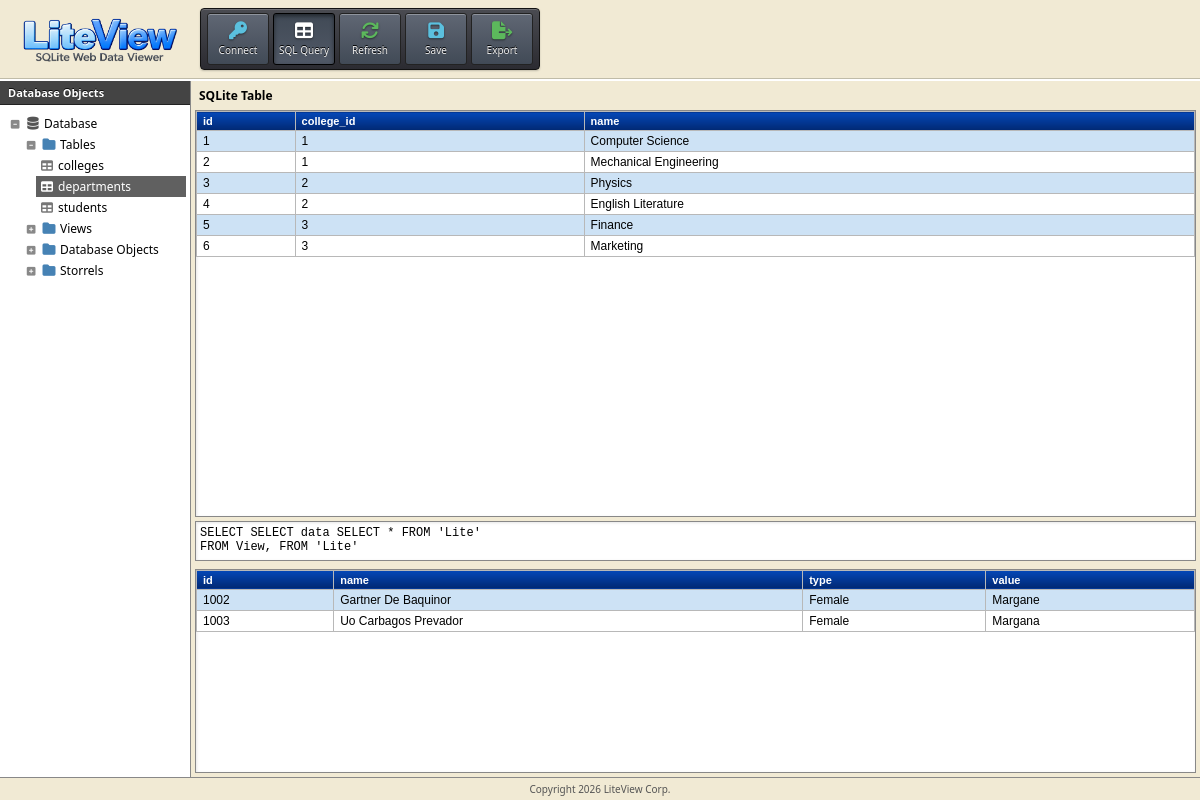
Page /index.php/view/departments on the committed database.
### tables this page shows
CREATE TABLE departments (
    id INTEGER PRIMARY KEY AUTOINCREMENT,
    college_id INTEGER NOT NULL,
    name TEXT NOT NULL,
    FOREIGN KEY (college_id) REFERENCES colleges(id) ON DELETE CASCADE
);

### src/view/generic_table.php (called while the page is built)
<?php require __DIR__ . '/layout.php'; ?>

### src/Controllers/TableViewerController.php (called while the page is built, shortened)
<?php
class TableViewerController {
    public function showTable($tableName) {
        require_once __DIR__ . '/../Database.php';
        $stmtTables = $db->query("SELECT name FROM sqlite_master WHERE type='table' AND name NOT LIKE 'sqlite_%' ORDER BY name;");
        $tablesList = $stmtTables->fetchAll(PDO::FETCH_ASSOC);
        $stmt = $db->query("SELECT * FROM $tableName");
        $results = $stmt->fetchAll(PDO::FETCH_ASSOC);
        require __DIR__ . '/../view/generic_table.php';
    }
}

### src/view/layout.php (the view, shortened to what this page needs)
<?php
$currentTable = $tableName ?? null;
?>
<!DOCTYPE html>
<html lang="en">
<head>
    <link rel="stylesheet" href="https://cdnjs.cloudflare.com/ajax/libs/font-awesome/6.4.0/css/all.min.css">
</head>
<body>
    <div class="mac-window">
        <div class="toolbar-area">
            <div class="logo-container">
                <?php $basePath = rtrim(dirname($_SERVER['SCRIPT_NAME']), '/\\'); ?>
                <img src="<?php echo htmlspecialchars($basePath); ?>/assets/logo.png" alt="LiteView Logo">
            </div>
            <div class="toolbar">
                <div class="toolbar-btn">
                    <i class="fa-solid fa-key"></i>
                    Connect
                </div>
                <div class="toolbar-btn active">
                    <i class="fa-solid fa-table"></i>
                    SQL Query
                </div>
                <div class="toolbar-btn" id="refresh-btn">
                    <i class="fa-solid fa-sync"></i>
                    Refresh
                </div>
                <div class="toolbar-btn">
                    <i class="fa-solid fa-save"></i>
                    Save
                </div>
                <div class="toolbar-btn">
                    <i class="fa-solid fa-file-export"></i>
                    Export
                </div>
            </div>
        </div>
        <div class="main-content">
            <div class="sidebar">
                <div class="panel-header">Database Objects</div>
                <div class="sidebar-tree">
                    <div class="tree-parent" onclick="toggleTree(this)">
                        <div class="tree-node"><i class="toggle-icon fa-solid fa-minus-square" style="color:#888; font-size:10px;"></i> <i class="fa-solid fa-database"></i> Database</div>
                    </div>
                    <div class="tree-children">
                        <div class="tree-parent" onclick="toggleTree(this)">
                            <div class="tree-node tree-indent"><i class="toggle-icon fa-solid fa-minus-square" style="color:#888; font-size:10px;"></i> <i class="fa-solid fa-folder"></i> Tables</div>
                        </div>
                        <div class="tree-children">
                            <?php if (isset($tablesList)): ?>
                                <?php foreach ($tablesList as $table): ?>
                                    <a href="<?php echo htmlspecialchars($_SERVER['SCRIPT_NAME']); ?>/view/<?php echo urlencode($table['name']); ?>">
                                        <div class="tree-node tree-indent-2 <?php echo ($currentTable === $table['name']) ? 'selected' : ''; ?>">
                                            <i class="fa-solid fa-table"></i> <?php echo htmlspecialchars($table['name']); ?>
                                        </div>
                                    </a>
                                <?php endforeach; ?>
                            <?php endif; ?>
                        </div>
                        <div class="tree-parent" onclick="toggleTree(this)">
                            <div class="tree-node tree-indent"><i class="toggle-icon fa-solid fa-plus-square" style="color:#888; font-size:10px;"></i> <i class="fa-solid fa-folder"></i> Views</div>
                        </div>
                        <div class="tree-parent" onclick="toggleTree(this)">
                            <div class="tree-node tree-indent"><i class="toggle-icon fa-solid fa-plus-square" style="color:#888; font-size:10px;"></i> <i class="fa-solid fa-folder"></i> Database Objects</div>
                        </div>
                        <div class="tree-parent" onclick="toggleTree(this)">
                            <div class="tree-node tree-indent"><i class="toggle-icon fa-solid fa-plus-square" style="color:#888; font-size:10px;"></i> <i class="fa-solid fa-folder"></i> Storrels</div>
                        </div>
                    </div>
                </div>
            </div>
            <div class="content-area">
                <div class="content-header">SQLite Table</div>
                <div class="table-wrapper">
                    <table class="data-table">
                        <thead>
                            <tr>
                                <?php if (isset($results) && !empty($results)): ?>
                                    <?php foreach (array_keys($results[0]) as $columnName): ?>
                                        <th><?php echo htmlspecialchars($columnName); ?></th>
                                    <?php endforeach; ?>
                                <?php endif; ?>
                            </tr>
                        </thead>
                        <tbody>
                            <?php if (isset($results) && !empty($results)): ?>
                                <?php foreach ($results as $row): ?>
                                    <tr>
                                        <?php foreach ($row as $data): ?>
                                            <td><?php echo htmlspecialchars($data); ?></td>
                                        <?php endforeach; ?>
                                    </tr>
                                <?php endforeach; ?>
                            <?php endif; ?>
                        </tbody>
                    </table>
                </div>
                <div class="query-editor-wrapper">
                    <textarea class="query-editor">SELECT SELECT data SELECT * FROM 'Lite'
FROM View, FROM 'Lite'</textarea>
                </div>
                <div class="query-results-wrapper">
                    <table class="data-table">
                        <thead>
                            <tr>
                                <th>id</th>
                                <th>name</th>
                                <th>type</th>
                                <th>value</th>
                            </tr>
                        </thead>
                        <tbody>
                            <tr>
                                <td>1002</td>
                                <td>Gartner De Baquinor</td>
                                <td>Female</td>
                                <td>Margane</td>
                            </tr>
                            <tr>
                                <td>1003</td>
                                <td>Uo Carbagos Prevador</td>
                                <td>Female</td>
                                <td>Margana</td>
                            </tr>
                        </tbody>
                    </table>
                </div>
            </div>
        </div>
        <div class="footer">
            Copyright 2026 LiteView Corp.
        </div>
    </div>
</body>
</html>

### public/index.php
<?php
$url = $_SERVER['PATH_INFO'] ?? '/';
$urlPieces = explode('/', trim($url, '/'));
if (isset($urlPieces[0]) && $urlPieces[0] === 'view' && isset($urlPieces[1])) {
    $tableName = $urlPieces[1];
    require __DIR__ . '/../src/Controllers/TableViewerController.php';
    $controller = new TableViewerController();
    $controller->showTable($tableName);
} elseif ($url === '/') {
    require __DIR__ . '/../src/Controllers/HomeController.php';
    $controller = new HomeController();
    $controller->index();
} else {
    http_response_code(404);
    echo "404 - Page not found";
}

### rows in the picture
departments: data "1", name "Computer Science"
departments: id "2", college "1", name "Mechanical Engineering"
departments: id "3", college "2", name "Physics"
departments: id "4", college "2", name "English Literature"
departments: id "5", college "3", name "Finance"
departments: id "6", college "3", name "Marketing"

### other values in the picture
$table['name'] "colleges"
$table['name'] "departments"
$table['name'] "students"
$columnName "id"
$columnName "college_id"
$columnName "name"
